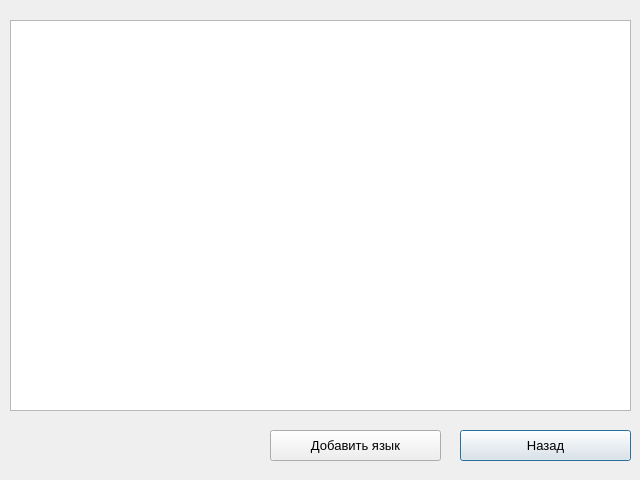
<?xml version="1.0" encoding="UTF-8"?>
<ui version="4.0">
 <class>Dialog</class>
 <widget class="QDialog" name="Dialog">
  <property name="geometry">
   <rect>
    <x>0</x>
    <y>0</y>
    <width>640</width>
    <height>480</height>
   </rect>
  </property>
  <property name="windowTitle">
   <string>Dialog</string>
  </property>
  <widget class="QListView" name="listViewSample">
   <property name="geometry">
    <rect>
     <x>10</x>
     <y>20</y>
     <width>621</width>
     <height>391</height>
    </rect>
   </property>
  </widget>
  <widget class="QPushButton" name="pushButtonReturn">
   <property name="geometry">
    <rect>
     <x>460</x>
     <y>430</y>
     <width>171</width>
     <height>31</height>
    </rect>
   </property>
   <property name="font">
    <font>
     <pointsize>10</pointsize>
    </font>
   </property>
   <property name="text">
    <string>Назад</string>
   </property>
  </widget>
  <widget class="QPushButton" name="pushButtonInsetLang">
   <property name="geometry">
    <rect>
     <x>270</x>
     <y>430</y>
     <width>171</width>
     <height>31</height>
    </rect>
   </property>
   <property name="font">
    <font>
     <pointsize>10</pointsize>
    </font>
   </property>
   <property name="text">
    <string>Добавить язык</string>
   </property>
  </widget>
 </widget>
 <resources/>
 <connections/>
</ui>
